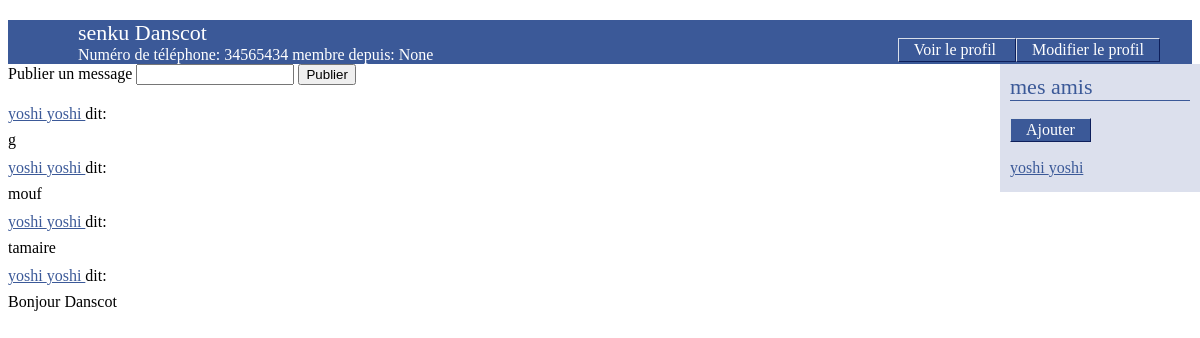
Page /welcome/ (signed in) on the committed database.
### Hfinder/models.py (models this page shows, shortened)
class Person(models.Model):
    registration_number = models.CharField(max_length=15)
    register_date = models.DateField(auto_now_add=True)
    last_name = models.CharField(max_length=20)
    first_name = models.CharField(max_length=20)
    birth_date = models.DateField()
    email = models.EmailField()
    phone_number = models.IntegerField()
    password = models.CharField(max_length=32)
    friends = models.ManyToManyField('self')

class Message(models.Model):
    author = models.ForeignKey('Person', on_delete=models.CASCADE)
    content = models.TextField()
    publication_date = models.DateField()

### Hfinder/views.py (the view)
# urls.py: path('welcome/', views.welcome, name='welcome'),
def welcome(request):
    logged_user = get_logged_user_from_request(request)
    if logged_user:
        if 'newMessage' in request.GET and request.GET['newMessage'] != '':
            newMessage = Message(author=logged_user,
                                 content = request.GET['newMessage'],
                                 publication_date = date.today())
            newMessage.save()
        friendMessages = Message.objects.filter(author__friends=logged_user).order_by('-publication_date')
        return render(request, 'welcome.html',
                      {'firstname': logged_user.first_name,
                       'lastname': logged_user.last_name,
                       'phone_number': logged_user.phone_number,
                       'register_date': logged_user.register_date,
                       'friendMessages': friendMessages,
                       'logged_user': logged_user})
    else:
        print('non logged user detected:', logged_user)
        return redirect('/login')

### Hfinder/views.py (called while the page is built)
def get_logged_user_from_request(request):
    if 'logged_user_id' in request.session:
        logged_user_id = request.session['logged_user_id']
        if len(Person.objects.filter(id=logged_user_id)) ==1:
            return Person.objects.get(id=logged_user_id)
        else :
            return None
    else :
        return None

### templates/welcome.html (shortened to what this page needs)
{% extends "base.html" %}
{% block bodyId %}welcomePage{% endblock %}
{% block headerContent %}
    <p id="name">{{firstname}} {{lastname}} </p>
    <p id="function">
        Numéro de téléphone: {{phone_number}}
        membre depuis: {{register_date}}
    </p>
    <p id="profileLinks">
        <a href="???" class="buttonLink"> Voir le profil </a>
        <a href="???" class="buttonLink"> Modifier le profil </a>
    </p>
{% endblock %}
{% block content %}
    <section id="messageList">
        <form action='{% url 'welcome' %}' method="get" class="inlineForm">
            <label for="newMessageInput">Publier un message </label>
            <input type="text" name="newMessage" id="newMessageInput" />
            <input type="submit" value="Publier" />
        </form>
        <ul>
            {% for message in friendMessages %}
            <li>
                <p>
                    <a href=???>{{ message.author.first_name }}
                        {{ message.author.last_name }}
                    </a> dit:
                </p>
                <p> {{ message.content }} </p>
            </li>
            {% endfor %}
        </ul>
    </section>
    <section id="friendList">
        <p class="title"> mes amis </p>
        <p><a href="{% url 'addfriend' %}" class="buttonLink">Ajouter</a></p>        <ul>
            {% for friend in logged_user.friends.all %}
            <li> <a href="???"> {{friend.first_name}} {{friend.last_name}} </a> </li>
            {% endfor %}
        </ul>
    </section>
{% endblock %}

### static/css/style.css (style rules this page uses)
a { color: #3b5998 }
body#welcomePage header p#name { font-size: 22px; margin: 20px 0 0 70px; }
body#welcomePage header p#function { margin: 0 0 0 70px; }
body#welcomePage header p#profileLinks { position: absolute; right: 40px; top: 25px; }
a.buttonLink { border-style: solid; border-width: 1px; border-color: #d9dfea #0e1f5b #0e1f5b #d9dfea; background-color: #3b5998; color: #FFFFFF; padding: 2px 15px 3px 15px; text-align: center; text-decoration: none; }
body#welcomePage section#messageList { position: absolute; width: 600px; }
body#welcomePage section#friendList { position: absolute; width: 200px; right: 0; background-color: yellow; }
form.inlineForm label { display: inline; float: none; padding: 0; }
form.inlineForm input[type="text"] { display: inline-block; width: 150px; }
form.inlineForm input[type="submit"] { margin: 0; }
section#messageList ul { margin: 20px 0 0 0; list-style: none; padding: 0 }
section#messageList ul li { margin-bottom: 10px; }
section#messageList ul li p { margin: 8px 0 0 0; }
body#welcomePage section#friendList { position: absolute; width: 180px; right: 0; padding: 10px; background-color: #DCE0ED; }
section#friendList p.title { font-size: 22px; color: #3b5998; border-bottom: 1px solid #3b5998; margin: 0 0 20px 0; }
section#friendList ul { margin: 20px 0 0 0; list-style: none; padding: 0; }
section#friendList ul li { margin: 0 0 5px 0; }

### rows in the picture
Person: first_name "senku", last_name "Danscot"
Message: author.first_name "yoshi", author.last_name "yoshi", content "g"
Message: author.first_name "yoshi", author.last_name "yoshi", content "mouf"
Message: author.first_name "yoshi", author.last_name "yoshi", content "tamaire"
Message: author.first_name "yoshi", author.last_name "yoshi", content "Bonjour Danscot"
Person: first_name "yoshi", last_name "yoshi"

### other values in the picture
{{ phone_number }} "34565434"
{{ register_date }} "None"
